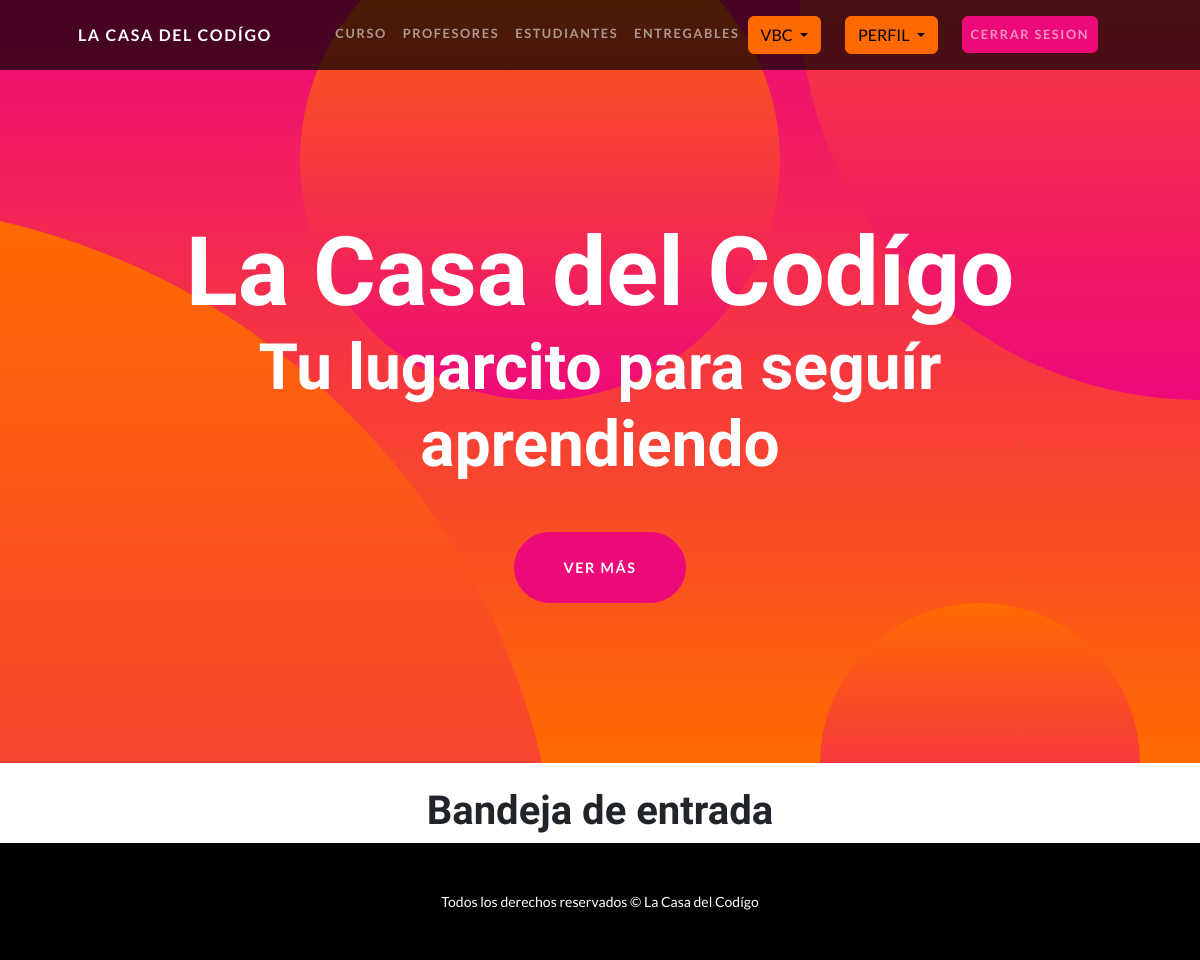
Before: /mensaje/mostrar-mensaje/ (signed in) with the older database file.
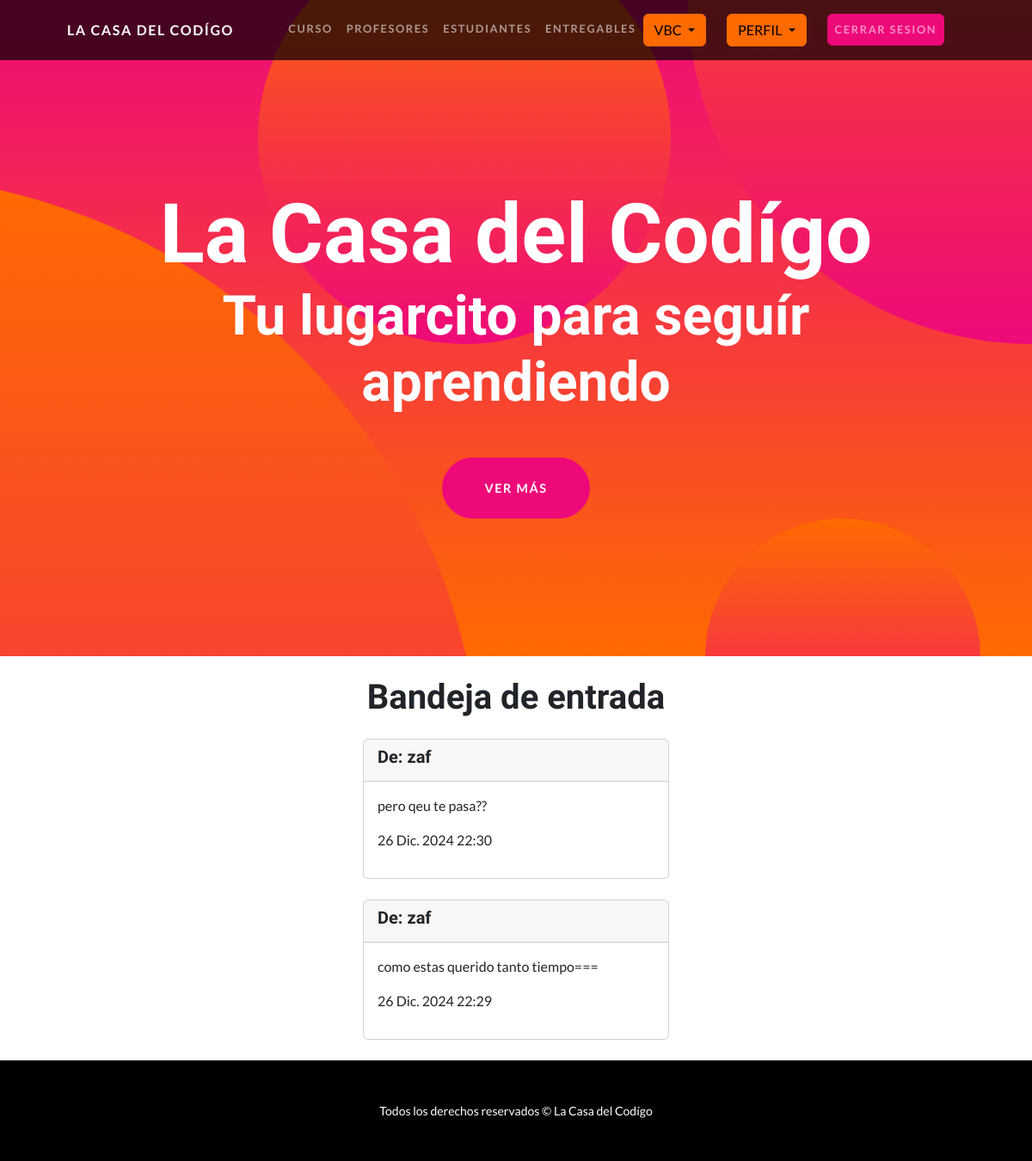
After: the same page with the newer database file.
### app_mensajeria/models.py (models this page shows, shortened)
class Mensaje(models.Model):
    remitente = models.ForeignKey(User, related_name="Mensajes_enviados", on_delete=models.CASCADE)
    destinatario = models.ForeignKey(User, related_name="Mensajes_arecibidos", on_delete=models.CASCADE)
    contenido = models.TextField()
    fecha_envio = models.DateTimeField(auto_now_add=True)

### app_mensajeria/views.py (the view)
# urls.py: path("mostrar-mensaje/", views.mostrar_mensaje, name="mostrar-mensaje"),
def mostrar_mensaje(request):
    mensajes = Mensaje.objects.filter(destinatario=request.user).order_by('-fecha_envio')
    return render(request, 'app_mensajeria/mostrar-mensaje.html', {'mensajes':mensajes})

### app_mensajeria/templates/app_mensajeria/mostrar-mensaje.html (shortened to what this page needs)
{% extends "AppCoder/base.html" %}
{% block content %}
    <h1 class="text-center mt-4">Bandeja de entrada</h1>
    {%for mensaje in mensajes %}
        <div class="container my-4">
            <div class="row justify-content-center">
                <div class="col-4">
                    <div class="card">
                        <div class="card-header">
                            <h5>De: {{ mensaje.remitente }}</h5>
                        </div>
                        <div class="card-body">
                            <p>{{ mensaje.contenido }}</p>
                            <p>{{ mensaje.fecha_envio }}</p>
                        </div>
                    </div>
                </div>
            </div>
        </div>
    {% endfor %}
{% endblock  %}

### AppCoder/templates/AppCoder/base.html (shortened to what this page needs)
{% load static %}
<!DOCTYPE html>
<html lang="en">
    <head>
        <link href="{% static 'AppCoder/css/styles.css' %}" rel="stylesheet" />
    </head>
    <body id="page-top">
        <nav class="navbar navbar-expand-lg navbar-dark navbar-custom fixed-top">
            <div class="container px-5">
                <a class="navbar-brand" href="{% url 'inicio' %}">La Casa del Codígo</a>
                <div class="collapse navbar-collapse" id="navbarResponsive">
                    <ul class="navbar-nav ms-auto">
                        <li class="nav-item"><a class="nav-link" href="{% url 'cursos' %}">Curso</a></li>
                        <li class="nav-item"><a class="nav-link" href="{% url 'profesores' %}">Profesores</a></li>
                        <li class="nav-item"><a class="nav-link" href="{% url 'estudiantes' %}">Estudiantes</a></li>
                        <li class="nav-item"><a class="nav-link" href="{% url 'entregables' %}">Entregables</a></li>
                        <div class="dropdown">
                            <button class="btn btn-secondary dropdown-toggle me-4" type="button" data-bs-toggle="dropdown" aria-expanded="false">
                              VBC
                            </button>
                        </div>
                        {% if user.is_authenticated %}
                        <div class="dropdown">
                            <button class="btn btn-secondary dropdown-toggle me-4" type="button" data-bs-toggle="dropdown" aria-expanded="false">
                              PERFIL
                            </button>
                        </div>
                        <li class="nav-item"><a class="nav-link btn btn-primary me-4" href="{% url 'cerrar-sesion' %}">Cerrar Sesion</a></li>
                        {% else %}
                        <li class="nav-item"><a class="nav-link btn btn-primary me-4" href="{% url 'registrar-usuario' %}">Registrarse</a></li>
                        <li class="nav-item"><a class="nav-link btn btn-primary me-4" href="{% url 'iniciar-sesion' %}">Iniciar Sesion</a></li>
                        {% endif %}
                    </ul>
                </div>
            </div>
        </nav>
        <header class="masthead text-center text-white">
            <div class="masthead-content">
                <div class="container px-5">
                    <h1 class="masthead-heading mb-0">La Casa del Codígo</h1>
                    <h2 class="masthead-subheading mb-0">Tu lugarcito para seguír aprendiendo</h2>
                    <a class="btn btn-primary btn-xl rounded-pill mt-5" href="#scroll">Ver más</a>
                </div>
            </div>
            <div class="bg-circle-1 bg-circle"></div>
            <div class="bg-circle-2 bg-circle"></div>
            <div class="bg-circle-3 bg-circle"></div>
            <div class="bg-circle-4 bg-circle"></div>
        </header>
        {% block content %}
        {% endblock %}
        <footer class="py-5 bg-black">
            <section id="scroll">
            <div class="container px-5"><p class="m-0 text-center text-white small">Todos los derechos reservados &copy; La Casa del Codígo</p></div>
        </footer>
    </body>
</html>

Changed rows visible on the page:
added Mensaje: remitente "zaf", contenido "pero qeu te pasa??", fecha_envio "26 Dic. 2024 22:30"
added Mensaje: remitente "zaf", contenido "como estas querido tanto tiempo===", fecha_envio "26 Dic. 2024 22:29"
